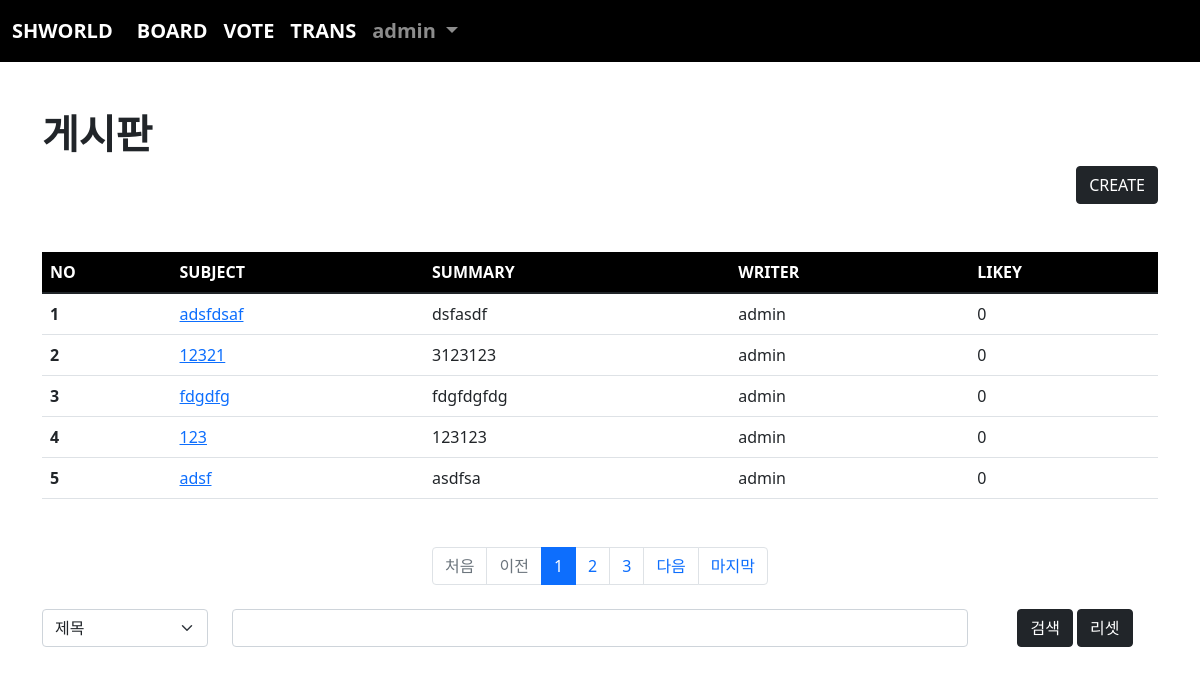
Page /board/index/ (signed in) on the committed database.
### acc/models.py (models this page shows, shortened)
class User(AbstractUser):
    pic = models.ImageField(upload_to="user/%y/%m")
    age = models.IntegerField(default=1)
    comment = models.TextField()

### board/models.py (models this page shows, shortened)
class Board(models.Model):
    subject = models.CharField(max_length=100)
    writer = models.ForeignKey(User, on_delete=models.CASCADE, related_name="writer")
    content = models.TextField()
    pubdate = models.DateTimeField()
    likey = models.ManyToManyField(User, blank=True, related_name="likey")
    def summary(self):
        if len(self.content) > 100:
            return f"{self.content[:100]} ..."
        return self.content
    def hot(self):
        if self.likey.count() >= 2:
            return True
        return False

### board/views.py (the view)
# urls.py: path('index/', views.index, name="index"),
def index(req):
    pg = req.GET.get("page", 1)
    cate = req.GET.get("cate", "")
    kw = req.GET.get("kw", "")
    if kw:
        if cate == "sub":
            b = Board.objects.filter(subject__startswith=kw)
        elif cate == "wri":
            try:
                from acc.models import User
                u = User.objects.get(username=kw)
                b = Board.objects.filter(writer=u)
            except:
                b = Board.objects.none()
        elif cate == "con":
            b = Board.objects.filter(content__contains=kw)
        else:
            b = Board.objects.all()
    else:
        b = Board.objects.all()
    b = b.order_by('-pubdate')
    pag = Paginator(b, 5)
    obj = pag.get_page(pg)
    context = {
        "bset" : obj,
        "cate" : cate,
        "kw" : kw
    }
    return render(req, "board/index.html", context)

### templates/board/index.html (shortened to what this page needs)
{% extends 'base.html' %}
{% block con %}
    {% load mathfilters %}
    <div class="container mt-5 mb-5">
        <h1><b>게시판</b></h1>
        <div class="text-end">
            <a href="{% url 'board:create' %}" class="btn btn-dark">CREATE</a>
        </div>
        <table class="table table-hover mt-5">
            <thead style="background-color: black; color:white">
                <tr>
                    <th scope="col">NO</th>
                    <th scope="col">SUBJECT</th>
                    <th scope="col">SUMMARY</th>
                    <th scope="col">WRITER</th>
                    <th scope="col">LIKEY</th>
                </tr>
            </thead>
            <tbody>
                {% if bset %}
                    {% for i in bset %}
                        <tr {% if i.hot %} style="background-color: rgba(40, 233, 223, 0.151);" {% endif %}>
                            <th scope="row">{{ bset.start_index|add:forloop.counter0 }}</th>
                            <td><a href="{% url 'board:detail' i.id %}">{{ i.subject }}</a></td>
                            <td>{{ i.summary }}</td>
                            <td>{{ i.writer }}</td>
                            <td>{{ i.likey.count }}</td>
                        </tr>
                    {% endfor %}
                {% endif %}
            </tbody>
        </table>
        <nav aria-label="Page navigation example" class="mt-5">
            <ul class="pagination justify-content-center">
                {% if bset.has_previous %}
                    <li class="page-item">
                        <a class="page-link" href="{% url 'board:index' %}?page=1&kw={{kw}}&cate={{cate}}">처음</a>
                    </li>
                    <li class="page-item">
                        <a class="page-link" href="{% url 'board:index' %}?page={{ bset.previous_page_number }}&kw={{kw}}&cate={{cate}}">이전</a>
                    </li>
                {% else %}
                    <li class="page-item disabled">
                        <a class="page-link">처음</a>
                    </li>
                    <li class="page-item disabled">
                        <a class="page-link">이전</a>
                    </li>
                {% endif %}
                {% for i in bset.paginator.page_range %}
                    {% if i >= bset.number|sub:5 and bset.number|add:4 >= i %}
                        <li class="page-item {% if bset.number == i %} active {% endif %}"><a class="page-link" href="{% url 'board:index' %}?page={{i}}&kw={{kw}}&cate={{cate}}">{{ i }}</a></li>
                    {% endif %}
                {% endfor %}
                {% if bset.has_next %}
                    <li class="page-item">
                        <a class="page-link" href="{% url 'board:index' %}?page={{ bset.next_page_number }}&kw={{kw}}&cate={{cate}}">다음</a>
                    </li>
                    <li class="page-item">
                        <a class="page-link" href="{% url 'board:index' %}?page={{ bset.paginator.num_pages }}&kw={{kw}}&cate={{cate}}">마지막</a>
                    </li>
                {% endif %}
            </ul>
        </nav>
        <form>
            <div class="row mt-4">
                <div class="col-lg-2">
                    <select name="cate" class="form-select mb-3" aria-label=".form-select-lg example">
                        <option value="sub" {% if cate == 'sub' %} selected {% endif %}>제목</option>
                    </select>
                </div>
                <div class="col-lg-8">
                    <input type="text" name="kw" value="{{kw}}" class="form-control">
                </div>
                <div class="col-lg-2 text-center">
                    <button class="btn btn-dark">검색</button>
                    <a href="{% url 'board:index' %}" class="btn btn-dark">리셋</a>
                </div>
            </div>
        </form>
    </div>
{% endblock %}

### templates/base.html (shortened to what this page needs)
<!doctype html>
<html lang="en">
    <head>
        <link href="https://cdn.jsdelivr.net/npm/bootstrap@5.1.3/dist/css/bootstrap.min.css" rel="stylesheet">
    </head>
    <body>
        {% if user.is_authenticated %}
            <nav class="navbar navbar-expand-lg navbar-dark" style="background-color: rgb(0, 0, 0); font-size: 20px; font-weight: bold;">
                <div class="container-fluid">
                    <a class="navbar-brand" href="#">SHWORLD</a>
                    <div class="collapse navbar-collapse" id="navbarSupportedContent">
                        <ul class="navbar-nav me-auto mb-2 mb-lg-0">
                            <li class="nav-item">
                                <a class="nav-link active" aria-current="page" href="{% url 'board:index' %}">BOARD</a>
                            </li>
                            <li class="nav-item">
                                <a class="nav-link active" aria-current="page" href="{% url 'vote:index' %}">VOTE</a>
                            </li>
                            <li class="nav-item">
                                <a class="nav-link active" aria-current="page" href="{% url 'trans:index' %}">TRANS</a>
                            </li>
                            <li class="nav-item dropdown">
                                <a class="nav-link dropdown-toggle" href="#" id="navbarDropdown" role="button" data-bs-toggle="dropdown" aria-expanded="false">
                                    {{ user }}
                                </a>
                            </li>
                        </ul>
                    </div>
                </div>
            </nav>
        {% endif %}
        {% if user.is_authenticated %}
            {% block con %}{% endblock %}
        {% endif %}
    </body>
</html>

### rows in the picture
User: username "admin"
Board: start_index|add "1", subject "adsfdsaf", summary "dsfasdf", writer "admin", likey.count "0"
Board: start_index|add "2", subject "12321", summary "3123123", writer "admin", likey.count "0"
Board: start_index|add "3", subject "fdgdfg", summary "fdgfdgfdg", writer "admin", likey.count "0"
Board: start_index|add "4", subject "123", summary "123123", writer "admin", likey.count "0"
Board: start_index|add "5", subject "adsf", summary "asdfsa", writer "admin", likey.count "0"

### other values in the picture
{{ i }} "1" "2" "3"
